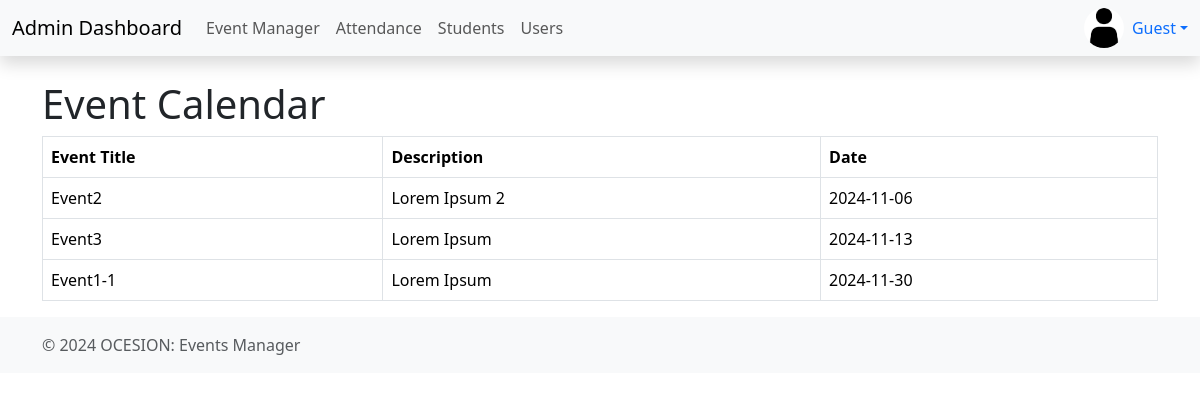
/calendar.php, run on the app's committed database.
### tables this page shows
CREATE TABLE `events` (
  `id` int(11) NOT NULL,
  `title` varchar(100) NOT NULL,
  `description` text DEFAULT NULL,
  `event_date` date NOT NULL
);

### calendar.php (the view, shortened to what this page needs)
<?php
global $pdo;
$stmt = $pdo->query("SELECT * FROM events ORDER BY event_date ASC");
$events = $stmt->fetchAll(PDO::FETCH_ASSOC);
?>
<!DOCTYPE html>
<html lang="en">
<?php include './includes/_head.php'; ?>
<body>
<?php include './includes/_topnav.php'; ?>
<div class="container mt-4">
    <h1>Event Calendar</h1>
    <table class="table table-bordered">
        <thead>
            <tr>
                <th>Event Title</th>
                <th>Description</th>
                <th>Date</th>
            </tr>
        </thead>
        <tbody>
            <?php foreach ($events as $event): ?>
                <tr>
                    <td><?= htmlspecialchars($event['title']) ?></td>
                    <td><?= htmlspecialchars($event['description']) ?></td>
                    <td><?= htmlspecialchars($event['event_date']) ?></td>
                </tr>
            <?php endforeach; ?>
        </tbody>
    </table>
</div>
<?php include './includes/_footer.php'; ?>
</body>
</html>

### data on the page
events: title "Event2", description "Lorem Ipsum 2", event_date "2024-11-06"
events: title "Event3", description "Lorem Ipsum", event_date "2024-11-13"
events: title "Event1-1", description "Lorem Ipsum", event_date "2024-11-30"

### other printed values
$username "Guest"
